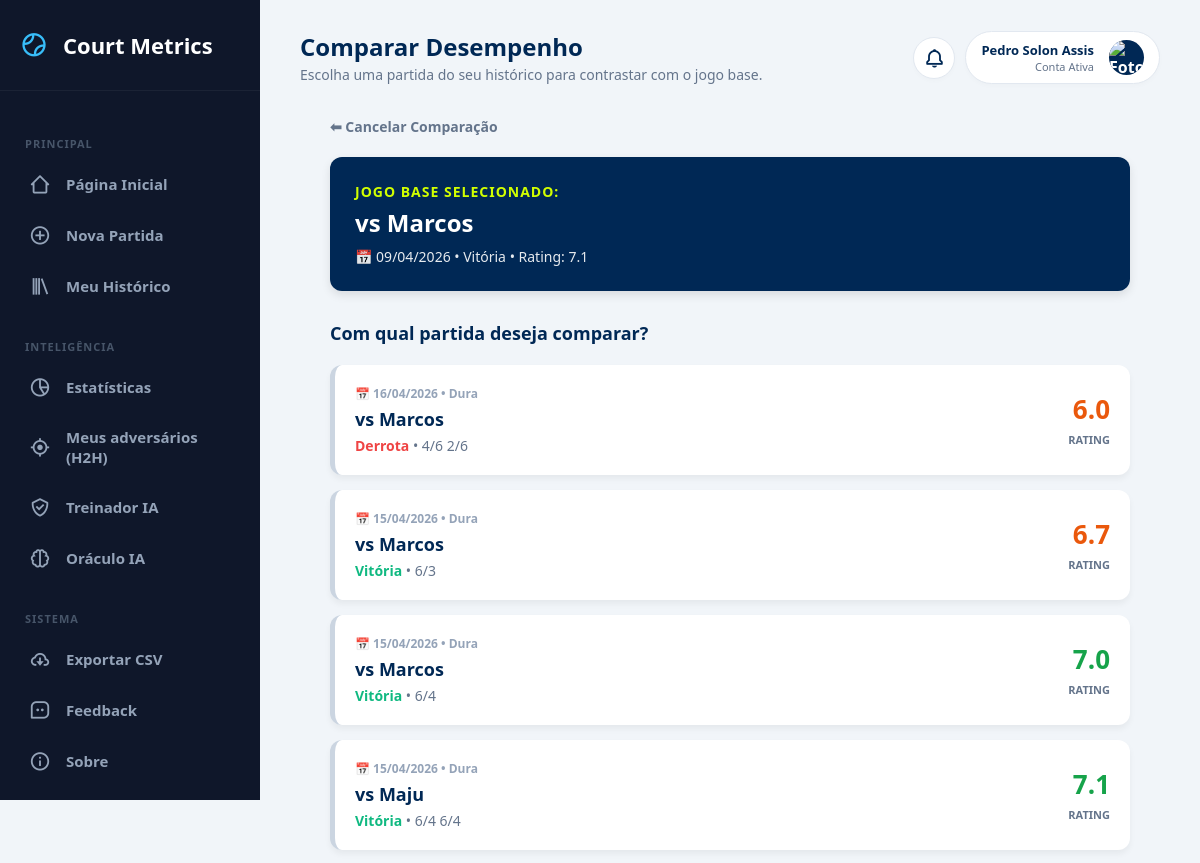
Page /select_compare/1 (signed in, upper part) on the earlier database version.
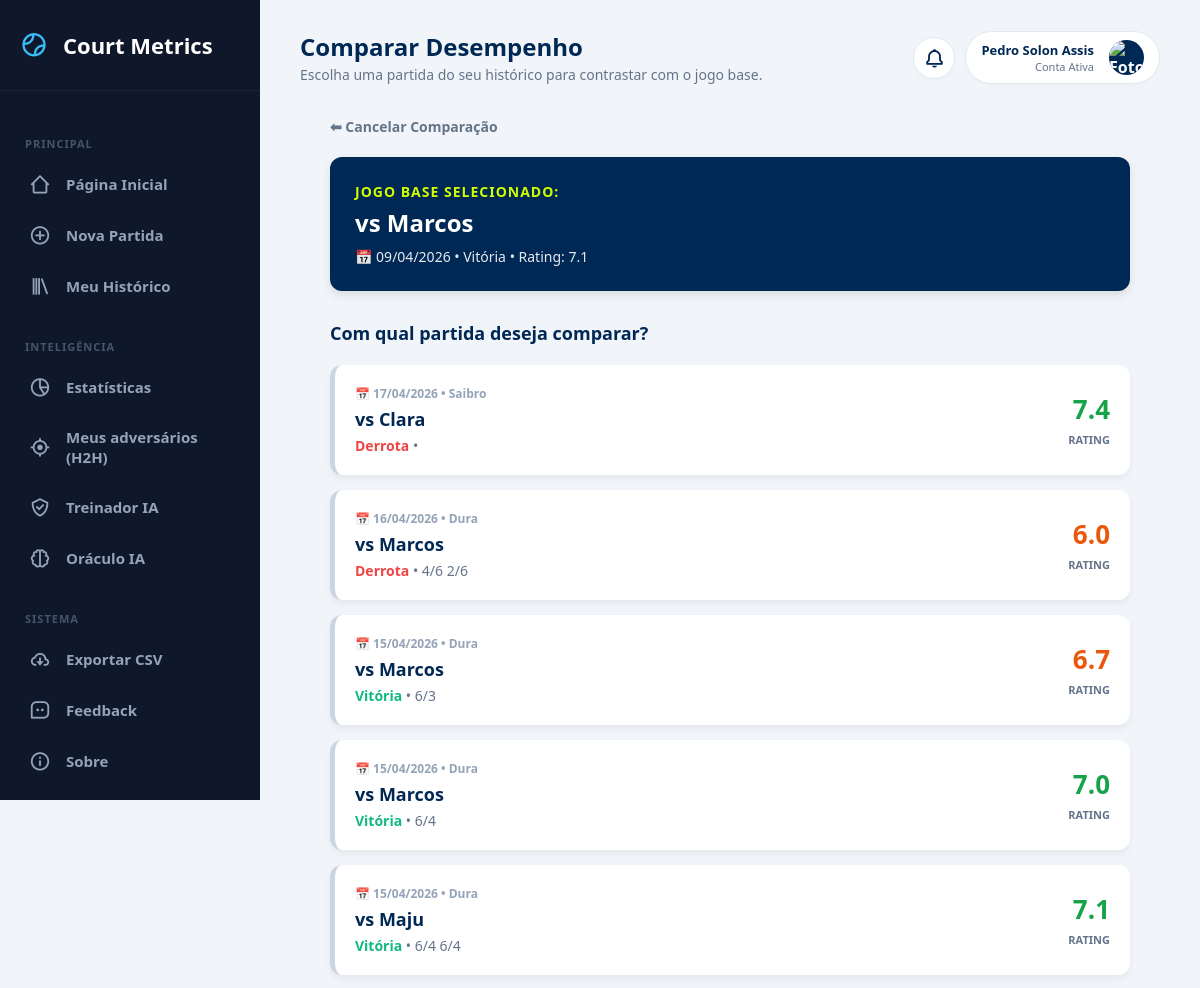
Same page on the later database version.
### tables this page shows
CREATE TABLE matches (
        id INTEGER PRIMARY KEY AUTOINCREMENT,
        opponent TEXT,
        categoria TEXT,
        match_type TEXT, 
        surface TEXT,
        result TEXT,
        score TEXT,
        match_format TEXT,
        partner TEXT,
        opp_partner TEXT,
        forehand INTEGER,
        backhand INTEGER,
        serve INTEGER,
        first_serve INTEGER,
        second_serve INTEGER,
        double_faults INTEGER,
        return_serve INTEGER,
        slice INTEGER,
        volley INTEGER,
        smash INTEGER,
        dropshot INTEGER,
        footwork INTEGER,
        strategy INTEGER,
        winners INTEGER,
        unforced_errors INTEGER,
        performance_rating REAL,
        notes TEXT,
        match_date TEXT /* NOVA COLUNA: ÍNDICE 27 */
    , game_format TEXT DEFAULT 'Padrão', user_id INTEGER, mental_focus INTEGER DEFAULT 0, mental_resilience INTEGER DEFAULT 0, mental_confidence INTEGER DEFAULT 0, mental_pressure INTEGER DEFAULT 0, clutch_bp_saved INTEGER DEFAULT 0, clutch_bp_won INTEGER DEFAULT 0, momentum_lost_streak INTEGER DEFAULT 0, mental_tags TEXT DEFAULT "");

### app.py (the view)
@app.route("/select_compare/<int:id>")
@login_required
def select_compare(id):
    conn = sqlite3.connect("database.db")
    c = conn.cursor()
    c.execute("SELECT * FROM matches WHERE id = ? AND user_id = ?", (id, session["user_id"]))
    base_match = c.fetchone()
    c.execute("SELECT * FROM matches WHERE id != ? AND user_id = ? ORDER BY match_date DESC", (id, session["user_id"]))
    other_matches = c.fetchall()
    conn.close()
    if base_match:
        return render_template("select_compare.html", base_match=base_match, matches=other_matches)
    return redirect("/")

### app.py (called while the page is built)
def login_required(f):
    @wraps(f)
    def decorated_function(*args, **kwargs):
        if "user_id" not in session:
            return redirect("/login")
        return f(*args, **kwargs)
    return decorated_function

@app.context_processor
def inject_notifications():
    if "user_id" not in session:
        return dict(notifications=[])
    conn = sqlite3.connect("database.db")
    conn.row_factory = sqlite3.Row
    c = conn.cursor()
    c.execute("SELECT * FROM notifications WHERE user_id = ? AND is_read = 0 ORDER BY created_at DESC", (session["user_id"],))
    notifs = c.fetchall()
    conn.close()
    return dict(notifications=notifs)

### templates/select_compare.html (shortened to what this page needs)
{% extends 'base.html' %}
{% block page_title %}Comparar Desempenho{% endblock %}
{% block page_subtitle %}Escolha uma partida do seu histórico para contrastar com o jogo base.{% endblock %}
{% block content %}
<div class="container" style="max-width: 800px; margin: 0 auto; padding-bottom: 50px;">
    <div style="margin-bottom: 20px;">
        <a href="/match/{{ base_match[0] }}" style="color: var(--text-slate); text-decoration: none; font-weight: bold; font-size: 14px;">⬅ Cancelar Comparação</a>
    </div>
    <div style="background: var(--atp-blue); color: white; padding: 25px; border-radius: 12px; margin-top: 10px; margin-bottom: 30px; box-shadow: 0 4px 10px rgba(0,0,0,0.1);">
        <h3 style="margin: 0 0 5px 0; color: var(--tennis-green); font-size: 14px; text-transform: uppercase; letter-spacing: 1px;">Jogo Base Selecionado:</h3>
        <div style="font-size: 24px; font-weight: bold; margin-bottom: 8px;">vs {{ base_match[1] }}</div>
        <div style="font-size: 14px; opacity: 0.9;">
            📅 {{ base_match[27][8:10] }}/{{ base_match[27][5:7] }}/{{ base_match[27][0:4] }} • {{ base_match[5] }} • Rating: {{ "%.1f"|format(base_match[25]) }}
        </div>
    </div>
    <h3 style="color: var(--atp-blue); margin-bottom: 20px; font-size: 18px;">Com qual partida deseja comparar?</h3>
    {% if matches %}
        {% for match in matches %}
            <a href="/compare/{{ base_match[0] }}/{{ match[0] }}" class="match-card">
                <div>
                    <div style="font-size: 12px; color: #94a3b8; font-weight: bold; margin-bottom: 5px;">📅 {{ match[27][8:10] }}/{{ match[27][5:7] }}/{{ match[27][0:4] }} • {{ match[4] | replace('Quadra Dura', 'Dura') }}</div>
                    <strong style="font-size: 18px; color: var(--atp-blue); display: block; margin-bottom: 5px;">vs {{ match[1] }}</strong>
                    {% set clean_score = match[6] | replace(' /', '') | replace('/ ', '') | trim %}
                    {% if clean_score.endswith('/') %}
                        {% set clean_score = clean_score[:-1] | trim %}
                    {% endif %}
                    <div style="font-size: 14px; color: var(--text-slate);">
                        <strong style="color: {% if match[5] == 'Vitória' %}#10b981{% else %}#ef4444{% endif %};">{{ match[5] }}</strong> • {{ clean_score }}
                    </div>
                </div>
                <div style="text-align: right;">
                    <div style="font-size: 26px; font-weight: 900; color: {% if match[25] >= 7.0 %}#16a34a{% elif match[25] >= 6.0 %}#ea580c{% else %}#dc2626{% endif %};">
                        {{ "%.1f"|format(match[25]) }}
                    </div>
                    <span style="font-size: 11px; color: var(--text-slate); font-weight: bold; text-transform: uppercase;">Rating</span>
                </div>
            </a>
        {% endfor %}
    {% else %}
        <div style="background: white; padding: 40px; text-align: center; border-radius: 15px; color: var(--text-slate); border: 1px dashed #cbd5e1;">
            <p style="font-size: 16px; margin: 0;">Você ainda não tem outras partidas registradas para realizar uma comparação.</p>
        </div>
    {% endif %}
</div>
{% endblock %}

Differences in the rows shown:
added matches: match_date "17", match_date "04", match_date "2026", surface "Saibro", opponent "Clara", result "Derrota", performance_rating "7.4"
